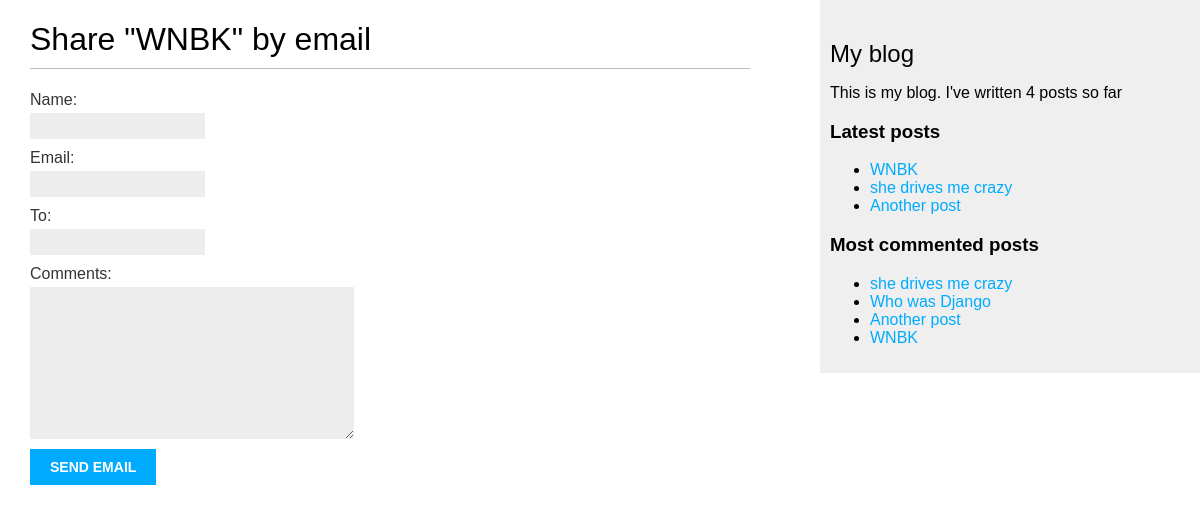
Before: /blog/7/share/ with the older database file.
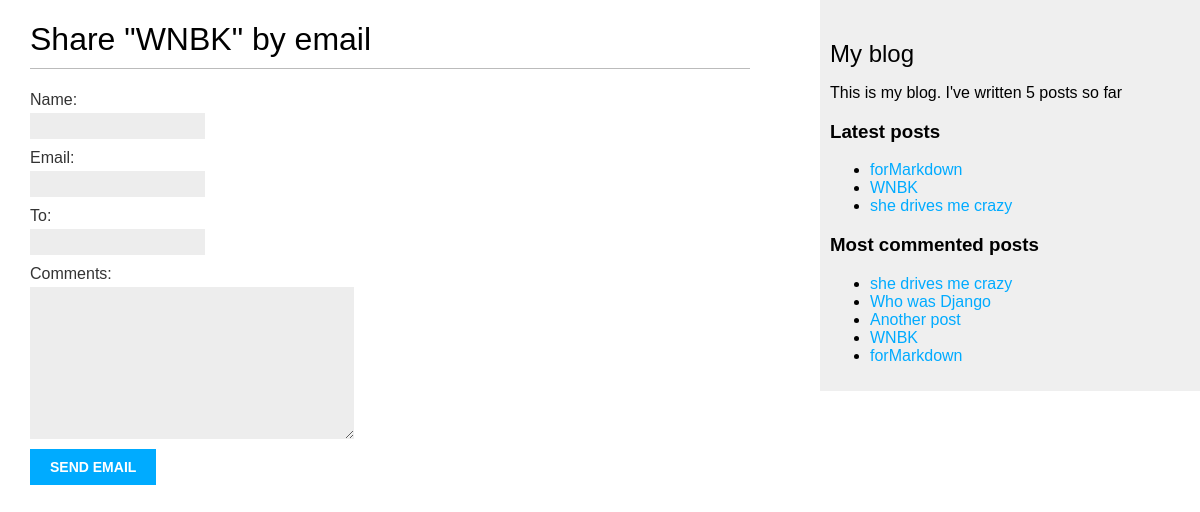
After: the same page with the newer database file.
### blog/models.py (models this page shows, shortened)
class Post(models.Model):
    STATUS_CHOICES = (('draft', 'Draft'),('published', 'Published'))
    title = models.CharField(max_length=250)
    slug = models.SlugField(max_length=250, unique_for_date='publish')
    author = models.ForeignKey(User, on_delete=models.CASCADE, related_name='blog_posts')
    body = models.TextField()
    publish = models.DateTimeField(default=timezone.now)
    created = models.DateTimeField(auto_now_add=True)
    updated = models.DateTimeField(auto_now=True)
    status = models.CharField(max_length=10, choices=STATUS_CHOICES, default='draft')
    objects = models.Manager()   # 默认的管理器
    published = PublishedManager()   # 系统自带的管理器
    tags = TaggableManager()
    class Meta:
        ordering = ('-publish',)
    def get_absolute_url(self):
        return reverse('blog:post_detail', args=[self.publish.year, self.publish.month,self.publish.day,self.slug])

### blog/views.py (the view)
# urls.py: path('<int:post_id>/share/', views.post_share, name='post_share'),
def post_share(request, post_id):
    post = get_object_or_404(Post, id=post_id, status = 'published')
    sent =False
    if request.method == "POST":
        form = EmailPostForm(request.POST)
        if form.is_valid():
            cd = form.cleaned_data
            post_url = request.build_absolute_uri(post.get_absolute_url())
            subject = '{}({}) recommends you reading "{}"'.format(cd['name'], cd['email'], post.title)
            message = 'Read "{}" at {}\n\n{}\'s comments:{}'.format(post.title, post_url, cd['name'], cd['comments'])
            send_mail(subject, message,'zhudu1989@gmail.com', [cd['to']])
            sent = True
    else:
        form = EmailPostForm()
    return render(request, 'blog/post/share.html',{'post': post, 'form': form, 'sent':sent})

### blog/forms.py
class EmailPostForm(forms.Form):
    name = forms.CharField(max_length=125)
    email = forms.EmailField()
    to = forms.EmailField()
    comments = forms.CharField(required=False, widget=forms.Textarea)

### blog/models.py (called while the page is built)
    def get_queryset(self):
        return super(PublishedManager, self).get_queryset().filter(status='published')

### blog/templatetags/blog_tags.py (called while the page is built)
@register.simple_tag
def total_posts():
    return Post.published.count()

@register.inclusion_tag('blog/post/latest_posts.html')
def show_latest_posts(count=5):
    latest_posts = Post.published.order_by('-publish')[:count]
    return {'latest_posts': latest_posts}

@register.simple_tag
def get_most_commented_post(count=5):
    return Post.published.annotate(total_comments=Count('comments')).order_by('-total_comments')[:count]

### blog/templates/blog/post/share.html (shortened to what this page needs)
{% extends "blog/base.html" %}
{% block content %}
    {% if sent %}
        <h1>Email successfully sent</h1>
        <p>
            "{{ post.title }} " was successfully sent to {{ form.cleaned_data.to }}
        </p>
    {% else %}
        <h1>Share "{{ post.title }}" by email</h1>
        <form action="." method="post">
            {{ form.as_p }}
                <input type="submit" value="send email">
        </form>
    {% endif %}
{% endblock %}

### blog/templates/blog/base.html (shortened to what this page needs)
{% load static %}
{% load blog_tags %}
<!doctype html>
<html lang="en">
<head>
    <link rel="stylesheet" href="{% static 'css/blog.css' %}">
</head>
<body>
    <div id="content">
        {% block content %}
        {% endblock %}
    </div>
    <div id="sidebar">
        <h2>My blog</h2>
            <p>This is my blog. I've written {% total_posts %} posts so far</p>
            <h3>Latest posts</h3>
            {% show_latest_posts 3 %}
        <h3>Most commented posts</h3>
        {% get_most_commented_post as most_commented_posts %}
        <ul>
            {% for post in most_commented_posts %}
            <li>
                <a href="{{ post.get_absolute_url }}">{{ post.title }}</a>
            </li>
            {% endfor %}
        </ul>
    </div>
</body>
</html>

### blog/templates/blog/post/latest_posts.html
<ul>
    {% for post in latest_posts %}
            <li>
                <a href="{{ post.get_absolute_url }}">{{ post.title }}</a>
            </li>
    {% endfor %}
</ul>

Changed rows visible on the page:
no longer on one of the page's lists (row unchanged): Post: title "Another post"
added Post: title "forMarkdown"
Other visible differences:
text no longer shown: "4"
text now shown: "5"
